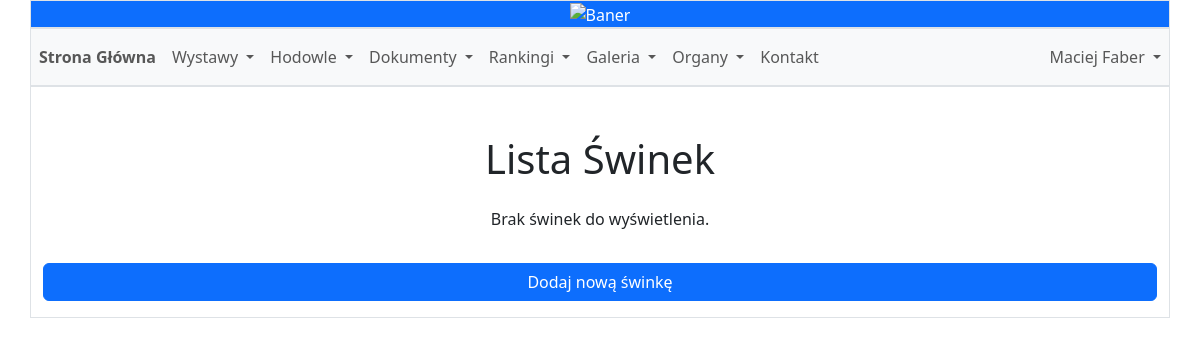
The page /breeder/my_pigs/ (signed in) on the database as committed earlier.
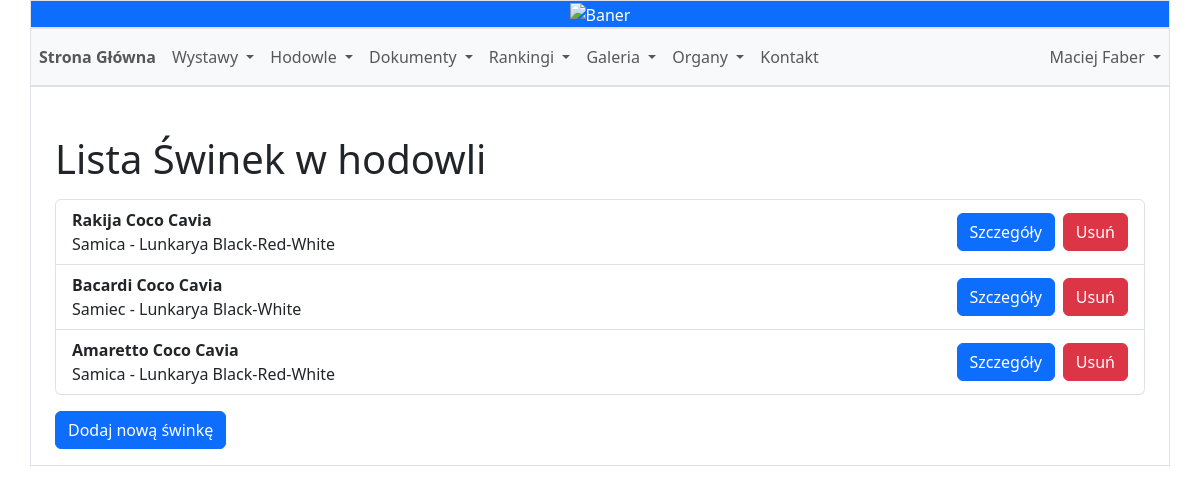
The same page on the database as committed later.
### main_page/models.py (models this page shows, shortened)
class Pig(models.Model):
    SEX_CHOICE = [
        ('Male', 'Samiec'),
        ('Female', 'Samica')
    ]
    POSITION_CHOICES = [
        ('Before', 'Before'),
        ('After', 'After'),
    ]
    name = models.CharField(max_length=150, null=False, blank=False)
    nickname = models.CharField(max_length=150, null=False, blank=True)
    sex = models.CharField(max_length=6, choices=SEX_CHOICE, default='Samiec', blank=False, null=False)
    birth_date = models.DateField(blank=True, null=True)
    birth_weight = models.PositiveIntegerField(null=True, blank=True)
    owner = models.ManyToManyField('User', blank=True, default=None, related_name="PIG_owner")
    breed = models.ForeignKey('Breed', on_delete=models.PROTECT)
    breeder = models.CharField(max_length=255, null=True, blank=True)
    father = models.ForeignKey('self', null=True, blank=True, on_delete=models.SET_NULL,
                               default=None, related_name='PIG_father', limit_choices_to={'sex': 'Male'})
    mother = models.ForeignKey('self', null=True, blank=True, on_delete=models.SET_NULL,
                               default=None, related_name='PIG_mother', limit_choices_to={'sex': 'Female'})
    colors = models.CharField(max_length=200, null=True, blank=True)
    eye_color = models.ForeignKey('EyeColor', null=True, blank=True, on_delete=models.PROTECT)
    registration_number = models.CharField(max_length=20, unique=True, null=True, blank=True)
    litter = models.ForeignKey('Litter', null=True, blank=True, on_delete=models.PROTECT,
                               default=None, related_name='PIG_litter')
    photo = models.ImageField(upload_to='zdjecia_swinek/zdjecia_uzytkownikow', null=True, blank=True)
    nickname_position = models.CharField(max_length=6, choices=POSITION_CHOICES, default='After', blank=True, null=True)
    is_in_breeding = models.BooleanField(default=False)
    is_active = models.BooleanField(default=False)
    def formatted_colors(self):
        if self.colors:
            values = ast.literal_eval(self.colors)
            result = values[0]
            result += f' {values[1]}' if values[1] != '' else ''
            if result == '':
                result += values[2]
            elif values[2] != '':
                result += f'-{values[2]}'
            if result != '' and values[3] != '':
                result += f'-{values[3]}'
            else:
                result += values[3]
            if result != '' and values[4] != '':
                result += f'-{values[4]}'
            else:
                result += values[4]
            return result
        else:
            return "Świnka jest niewidzialna"

class Breed(models.Model):
    STANDARD_CHOICES = [
        ('A', 'A'),
        ('B', 'B'),
        ('C', 'C'),
        ('D', 'D')
    ]
    name = models.CharField(max_length=150, unique=True, blank=False, null=False)
    polish_name = models.CharField(max_length=150, unique=True, blank=False, null=False)
    standard = models.CharField(max_length=2, choices=STANDARD_CHOICES, blank=False, null=False)
    description = models.TextField()

### main_page/views.py (the view)
# urls.py: path('breeder/my_pigs/', views.breeder_my_pigs, name='breeder_my_pigs'),
@login_required
def breeder_my_pigs(request):
    user_pigs = Pig.objects.filter(owner=request.user)
    return render(request, 'breeder_my_pigs.html', {'user_pigs': user_pigs})

### main_page/templates/breeder_my_pigs.html (shortened to what this page needs)
{% extends "base.html" %}
{% block content %}
    <div class="container mt-5">
        {% if user_pigs %}
        <h1>Lista Świnek w hodowli</h1>
            <ul class="list-group mt-3">
                {% for pig in user_pigs %}
                    <li class="list-group-item">
                        <div class="d-flex justify-content-between align-items-center">
                            <div>
                                <strong>{{ pig.name }} {{pig.nickname}}</strong><br>
                                {% if pig.sex == "Male" %} Samiec{% else %} Samica{% endif %} - {{ pig.breed.name }} {{ pig.formatted_colors }}
                            </div>
                            <div class="d-flex">
                                <a href="{% url 'breeder_pig_detail' pig_id=pig.id %}" class="btn btn-primary me-2">Szczegóły</a>
                                <form method="post" action="{% url 'breeder_my_pigs' %}">
                                    <button type="submit" class="btn btn-danger">Usuń</button>
                                </form>
                            </div>
                        </div>
                    </li>
                {% endfor %}
            </ul>
        <a href="{% url 'breeder_add_pig' %}" class="btn btn-primary mt-3 mb-3">Dodaj nową świnkę</a>
        {% else %}
        <div class="row text-center">
            <h1>Lista Świnek</h1>
            <p class="mt-3 mb-3">Brak świnek do wyświetlenia.</p>
            <a href="{% url 'breeder_add_pig' %}" class="btn btn-primary mt-3 mb-3">Dodaj nową świnkę</a>
        </div>
        {% endif %}
    </div>
{% endblock %}

Rows that differ between the two databases and show on the page:
added Pig: name "Rakija", nickname "Coco Cavia", sex "Samica", breed.name "Lunkarya", formatted_colors "Black-Red-White"
added Pig: name "Bacardi", nickname "Coco Cavia", sex "Samiec", breed.name "Lunkarya", formatted_colors "Black-White"
added Pig: name "Amaretto", nickname "Coco Cavia", sex "Samica", breed.name "Lunkarya", formatted_colors "Black-Red-White"
Other text that changed with them:
text no longer shown: "Lista Świnek Brak świnek do wyświetlenia."
text now shown: "Lista Świnek w hodowli"
